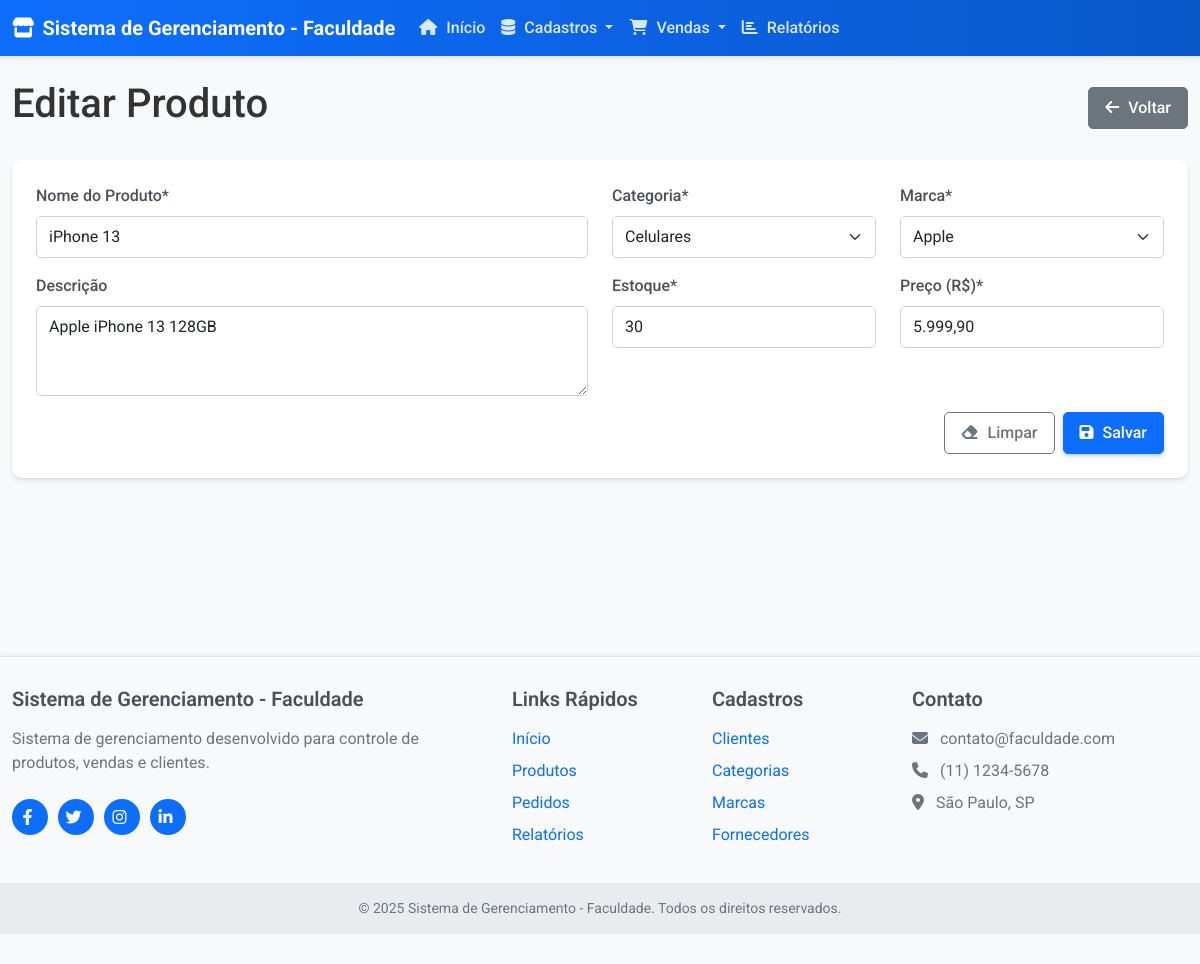
The page /pages/produto-form.php?id=2 on the database its author committed.
### tables this page shows
CREATE TABLE IF NOT EXISTS produto (
    IDPRODUTO INT AUTO_INCREMENT PRIMARY KEY,
    NOME VARCHAR(100) NOT NULL,
    DESCRICAO TEXT,
    PRECO DECIMAL(10,2) NOT NULL,
    ESTOQUE INT NOT NULL DEFAULT 0,
    IDCATEGORIA INT,
    IDMARCA INT,
    IDFORNECEDOR INT,
    DATACADASTRO TIMESTAMP DEFAULT CURRENT_TIMESTAMP,
    FOREIGN KEY (IDCATEGORIA) REFERENCES categoria(IDCATEGORIA) ON DELETE SET NULL,
    FOREIGN KEY (IDMARCA) REFERENCES marca(IDMARCA) ON DELETE SET NULL,
    FOREIGN KEY (IDFORNECEDOR) REFERENCES fornecedor(IDFORNECEDOR) ON DELETE SET NULL
);

CREATE TABLE IF NOT EXISTS categoria (
    IDCATEGORIA INT AUTO_INCREMENT PRIMARY KEY,
    NOME VARCHAR(100) NOT NULL,
    DESCRICAO TEXT,
    DATACADASTRO TIMESTAMP DEFAULT CURRENT_TIMESTAMP
);

CREATE TABLE IF NOT EXISTS marca (
    IDMARCA INT AUTO_INCREMENT PRIMARY KEY,
    NOME VARCHAR(100) NOT NULL,
    DESCRICAO TEXT,
    DATACADASTRO TIMESTAMP DEFAULT CURRENT_TIMESTAMP
);

### includes/database.php (called while the page is built, shortened)
<?php
class Database {
    private $host = DB_HOST;
    private $user = DB_USER;
    private $pass = DB_PASS;
    private $dbname = DB_NAME;
    private $conn;
    private $stmt;
    public function __construct() {
        $dsn = 'mysql:host=' . $this->host . ';dbname=' . $this->dbname;
        $options = array(
            PDO::ATTR_PERSISTENT => true,
            PDO::ATTR_ERRMODE => PDO::ERRMODE_EXCEPTION,
            PDO::ATTR_DEFAULT_FETCH_MODE => PDO::FETCH_ASSOC,
            PDO::MYSQL_ATTR_INIT_COMMAND => 'SET NAMES utf8'
        );
        try {
            $this->conn = new PDO($dsn, $this->user, $this->pass, $options);
        } catch(PDOException $e) {
            $this->error = $e->getMessage();
            echo 'Erro de conexão: ' . $this->error;
        }
    }
    public function query($sql, $params = []) {
        $this->stmt = $this->conn->prepare($sql);
        if (!empty($params)) {
            $i = 1;
            foreach ($params as $param) {
                $this->stmt->bindValue($i++, $param);
            }
        }
        $this->execute();
        return $this->stmt;
    }
    public function execute() {
        return $this->stmt->execute();
    }
}
?>

### pages/produto-form.php (the view, shortened to what this page needs)
<?php
require_once '../includes/database.php';
$db = new Database();
$id = isset($_GET['id']) ? (int)$_GET['id'] : 0;
$isEdit = ($id > 0);
$pageTitle = $isEdit ? 'Editar Produto' : 'Novo Produto';
$produto = [
    'IDPRODUTO' => 0,
    'IDCATEGORIA' => 0,
    'IDMARCA' => 0,
    'NOME' => '',
    'DESCRICAO' => '',
    'ESTOQUE' => 0,
    'PRECO' => 0.00
];
if ($isEdit) {
    $produtoData = $db->query("SELECT * FROM produto WHERE IDPRODUTO = ?", [$id])->fetch();
    if ($produtoData) {
        $produto = $produtoData;
    } else {
        $_SESSION['message'] = "Produto não encontrado.";
        $_SESSION['message_type'] = "danger";
        redirect(BASE_URL . '/pages/produtos.php');
    }
}
$categorias = $db->query("SELECT * FROM categoria ORDER BY NOME ASC")->fetchAll();
$marcas = $db->query("SELECT * FROM marca ORDER BY NOME ASC")->fetchAll();
include '../includes/header.php';
?>
<div class="d-flex justify-content-between align-items-center mb-4">
    <h1><?php echo $pageTitle; ?></h1>
    <a href="produtos.php" class="btn btn-secondary">
        <i class="fas fa-arrow-left"></i> Voltar
    </a>
</div>
<div class="card">
    <div class="card-body">
        <form method="POST" class="needs-validation" novalidate>
            <div class="row mb-3">
                <div class="col-md-6">
                    <label for="nome" class="form-label">Nome do Produto*</label>
                    <input type="text" class="form-control" id="nome" name="nome" value="<?php echo $produto['NOME']; ?>" required>
                </div>
                <div class="col-md-3">
                    <label for="categoria" class="form-label">Categoria*</label>
                    <select class="form-select" id="categoria" name="categoria" required>
                        <?php foreach ($categorias as $categoria): ?>
                            <option value="<?php echo $categoria['IDCATEGORIA']; ?>" <?php echo ($produto['IDCATEGORIA'] == $categoria['IDCATEGORIA']) ? 'selected' : ''; ?>>
                                <?php echo $categoria['NOME']; ?>
                            </option>
                        <?php endforeach; ?>
                    </select>
                </div>
                <div class="col-md-3">
                    <label for="marca" class="form-label">Marca*</label>
                    <select class="form-select" id="marca" name="marca" required>
                        <?php foreach ($marcas as $marca): ?>
                            <option value="<?php echo $marca['IDMARCA']; ?>" <?php echo ($produto['IDMARCA'] == $marca['IDMARCA']) ? 'selected' : ''; ?>>
                                <?php echo $marca['NOME']; ?>
                            </option>
                        <?php endforeach; ?>
                    </select>
                </div>
            </div>
            <div class="row mb-3">
                <div class="col-md-6">
                    <label for="descricao" class="form-label">Descrição</label>
                    <textarea class="form-control" id="descricao" name="descricao" rows="3"><?php echo $produto['DESCRICAO']; ?></textarea>
                </div>
                <div class="col-md-3">
                    <label for="estoque" class="form-label">Estoque*</label>
                    <input type="number" class="form-control" id="estoque" name="estoque" value="<?php echo $produto['ESTOQUE']; ?>" min="0" required>
                </div>
                <div class="col-md-3">
                    <label for="preco" class="form-label">Preço (R$)*</label>
                    <input type="text" class="form-control mask-money" id="preco" name="preco" value="<?php echo number_format($produto['PRECO'], 2, ',', '.'); ?>" required>
                </div>
            </div>
            <div class="d-grid gap-2 d-md-flex justify-content-md-end">
                <button type="reset" class="btn btn-outline-secondary">
                    <i class="fas fa-eraser"></i> Limpar
                </button>
                <button type="submit" class="btn btn-primary">
                    <i class="fas fa-save"></i> Salvar
                </button>
            </div>
        </form>
    </div>
</div>
<?php
include '../includes/footer.php';
?>

### assets/css/style.css (style rules this page uses)
body { font-family: 'Roboto', sans-serif; background-color: #f8f9fa; color: #333; min-height: 100vh; display: flex; flex-direction: column; }
.card { border-radius: 10px; box-shadow: 0 4px 6px rgba(0, 0, 0, 0.05), 0 1px 3px rgba(0, 0, 0, 0.1); transition: transform 0.3s, box-shadow 0.3s; margin-bottom: 20px; border: none; overflow: hidden; }
.card-body { padding: 1.5rem; }
.btn { border-radius: 5px; padding: 0.5rem 1rem; transition: all 0.3s ease; position: relative; overflow: hidden; font-weight: 500; }
.btn::after { content: ''; position: absolute; top: 50%; left: 50%; width: 0; height: 0; background-color: rgba(255, 255, 255, 0.2); border-radius: 50%; transform: translate(-50%, -50%); transition: width 0.5s, height 0.5s; z-index: 1; pointer-events: none; }
.btn i { margin-right: 5px; }
.btn-primary { background-color: #0d6efd; border-color: #0d6efd; box-shadow: 0 2px 4px rgba(13, 110, 253, 0.3); }
.form-control, .form-select { border-radius: 5px; padding: 0.5rem 0.75rem; border: 1px solid #ced4da; transition: all 0.3s ease; }
.form-label { font-weight: 500; margin-bottom: 0.5rem; color: #495057; }
.fa, .fas, .far, .fab { margin-right: 5px; }

### assets/css/animations.css (style rules this page uses)
.hover-lift { transition: transform 0.3s ease, box-shadow 0.3s ease; }
.fade-in-element { opacity: 0; animation: fadeInAnimation 0.8s ease forwards; }
.btn-ripple { position: relative; overflow: hidden; }

### rows shown on the page
produto: nome "iPhone 13", categoria "Celulares", marca "Apple", descricao "Apple iPhone 13 128GB", estoque "30", preco "5.999,90"

### other values the page prints
SITE_NAME "Sistema de Gerenciamento - Faculdade"
$pageTitle "Editar Produto"
